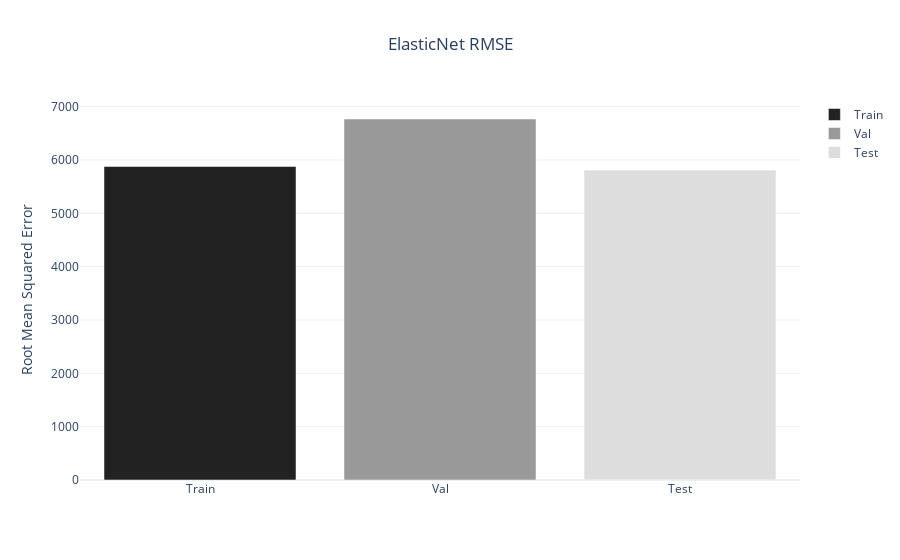

The code cell stored with this chart in its notebook:
### Code cell
# Crear un DataFrame con los valores RMSE para cada modelo
df_elasticnet_rmse = pd.DataFrame({
    'Set': ['Train', 'Val', 'Test'],
    'RMSE': [np.sqrt(train_mse_elasticnet), np.sqrt(val_mse_elasticnet), np.sqrt(test_mse_elasticnet)]
})

# Crear gráfico de barras interactivo
fig = px.bar(df_elasticnet_rmse,
            x='Set',
            y='RMSE',
            color='Set',
            color_discrete_sequence=['#222222', '#999999', '#dddddd'],
            title='ElasticNet RMSE',
            template='plotly_white')

fig.update_layout(yaxis_title='Root Mean Squared Error',
            xaxis_title=None,
            title_x=0.5,
            legend_title=None,
)
fig.show()

### Figure 1 — Plotly figure (JSON) as saved in the notebook; plotly's stock layout.template omitted (floating-point values rounded to 4 significant figures)
{"data": [{"hovertemplate": "Set=%{x}<br>RMSE=%{y}<extra></extra>", "legendgroup": "Train", "marker": {"color": "#222222", "pattern": {"shape": ""}}, "name": "Train", "orientation": "v", "showlegend": true, "textposition": "auto", "type": "bar", "x": ["Train"], "xaxis": "x", "y": [5879.0], "yaxis": "y"}, {"hovertemplate": "Set=%{x}<br>RMSE=%{y}<extra></extra>", "legendgroup": "Val", "marker": {"color": "#999999", "pattern": {"shape": ""}}, "name": "Val", "orientation": "v", "showlegend": true, "textposition": "auto", "type": "bar", "x": ["Val"], "xaxis": "x", "y": [6768.0], "yaxis": "y"}, {"hovertemplate": "Set=%{x}<br>RMSE=%{y}<extra></extra>", "legendgroup": "Test", "marker": {"color": "#dddddd", "pattern": {"shape": ""}}, "name": "Test", "orientation": "v", "showlegend": true, "textposition": "auto", "type": "bar", "x": ["Test"], "xaxis": "x", "y": [5811.0], "yaxis": "y"}], "layout": {"barmode": "relative", "legend": {"title": {}, "tracegroupgap": 0}, "title": {"text": "ElasticNet RMSE", "x": 0.5}, "xaxis": {"anchor": "y", "categoryarray": ["Train", "Val", "Test"], "categoryorder": "array", "domain": [0, 1], "title": {}}, "yaxis": {"anchor": "x", "domain": [0, 1], "title": {"text": "Root Mean Squared Error"}}}}
